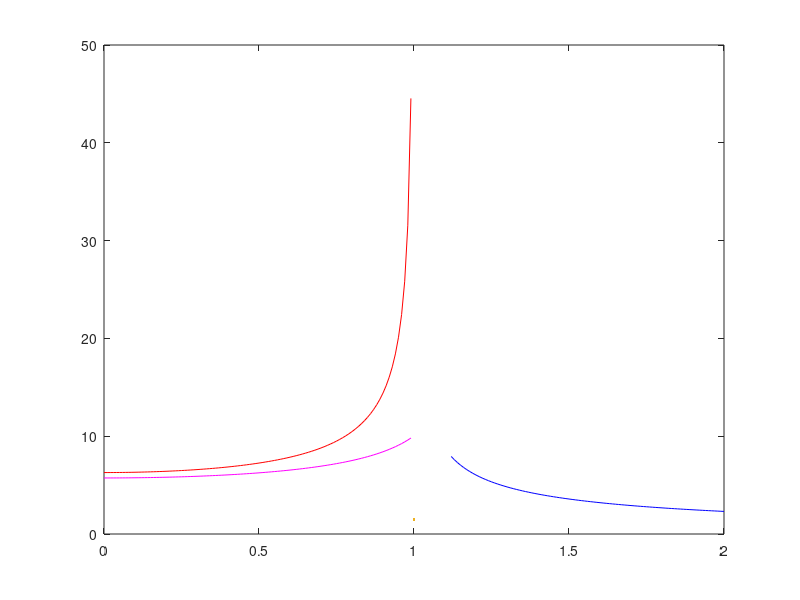

Write the MATLAB code that produced this figure. (Note: this script raises an error after producing the figure.)
clear
clc

AR = 8.77;          %aspect ratio
Cla = 6.74;         %lift curve slope of aerofoil
d = 6.34;           %diameter of fuselage
b = 65;             %wing span
S_exp = 440;        %exposed area
S_ref = 482;        %reference area
sweep = 26;         % sweep at max thickness pt.
le_sweep = 30;      %leading edge sweep

CLa1 = [];
CLa2 = [];
CLa3 = [];
M_list1 = [];
M_list2 = [];
for M = 0:0.01:2

    beta = (1 - M ^ 2) ^ 0.5;
    eta = Cla / (2 * pi); % remove the beta term as Cla has it already
    F = 1.07 * (1 + d / b) ^ 2;

    CLa_subsonic3 = 2 * pi * AR * S_exp * F / (2 + (4 + (AR * beta / eta)...
        ^ 2 *(1 + (tand(sweep) / beta) ^ 2)) ^ 0.5) / S_ref;
    CLa_subsonic = 2*pi/sqrt(1-M^2);
    CLa_supersonic = 4/sqrt(-1+M^2);

    if M < 1
        CLa1 = [CLa1 CLa_subsonic];
        CLa3 = [CLa3 CLa_subsonic3];
        M_list1 = [M_list1 M];
    elseif M > 1 / cosd(sweep)
        CLa2 = [CLa2, CLa_supersonic];
        M_list2 = [M_list2 M];
    end
end

figure
plot(M_list1, CLa1,"red", LineWidth=1.5);
hold on
plot(M_list2, CLa2,"blue", LineWidth=1.5);
plot(M_list1, CLa3,"magenta", LineWidth=1.5);
xline(0.83, LineWidth=1.5);
xlabel("M");
ylabel("CLa")
ylim([0 12]);
legend("Subsonic Theoretical","Supersonic Theoretical","Subsonic Raymer","Subsonic 2");
grid on




% drag prediction IN CRUISE

%=========================================================================

% CD0
% for smooth paint, k = 6.34e-6 m - so we are below the cutoff

% fuselage
Re = 434e6;
M = 0.83;
f = 80/6.34; % fineness ratio
Cf_fus = 0.455 / (log10(Re) ^ 2.58 * (1 + 0.144 * M^2) ^ 0.65);
FF_fus = 0.9 + 5 * f ^ -1.5 + f / 400; % form factor
S_wet_fus = 1.38e3;
CD0_fus = S_wet_fus / S_ref * Cf_fus * FF_fus;

% wings
Re = 40.1e6;
M = 0.83;
xc_max = 0.36; % x/c of max. thickness
tc_max = 0.14; % max thickness-to-chord ratio
Cf_w = 0.455 / (log10(Re) ^ 2.58 * (1 + 0.144 * M^2) ^ 0.65);
FF_w = (1 + 0.6/xc_max * tc_max + 100 * (tc_max) ^ 4) * ...
    (1.34 * M ^ 0.18 * cosd(sweep) ^ 0.28); % form factor
S_wet_w = S_exp * 2;
CD0_w = S_wet_w / S_ref * Cf_w * FF_w;

% hstab
Re = 22.8e6;
M = 0.83;
S_h = 51.7;
xc_max = 0.298; % x/c of max. thickness
tc_max = 0.12; % max thickness-to-chord ratio
Cf_h = 0.455 / (log10(Re) ^ 2.58 * (1 + 0.144 * M^2) ^ 0.65);
FF_h = (1 + 0.6/xc_max * tc_max + 100 * (tc_max) ^ 4) * ...
    (1.34 * M ^ 0.18 * cosd(sweep) ^ 0.28); % form factor
S_wet_h = S_h * 2.1;
CD0_h = S_wet_h / S_ref * Cf_h * FF_h;

% vstab
Re = 32.9e6;
M = 0.83;
S_v = 27.7;
xc_max = 0.3; % x/c of max. thickness
tc_max = 0.12; % max thickness-to-chord ratio
Cf_v = 0.455 / (log10(Re) ^ 2.58 * (1 + 0.144 * M^2) ^ 0.65);
FF_v = (1 + 0.6/xc_max * tc_max + 100 * (tc_max) ^ 4) * ...
    (1.34 * M ^ 0.18 * cosd(sweep) ^ 0.28); % form factor
S_wet_v = S_v * 2.1;
CD0_v = S_wet_v / S_ref * Cf_v * FF_v;

% nacelles
Re = 35.2e6;
M = 0.83;
f = 4.64; % fineness ratio
Q = 1.3; % nacelle-wing interference
S_wet_nac = 69.5 * 4; % approximate as a cylinder, and there are 4
Cf_nac = 0.455 / (log10(Re) ^ 2.58 * (1 + 0.144 * M^2) ^ 0.65);
FF_nac = 1 + 0.35 / f; % form factor
CD0_nac = S_wet_nac / S_ref * Cf_nac * FF_nac * Q;

% fuselage upsweep
A_fus = 31.6; % cross-sectional area
beta = 7 * pi/180; % upsweep angle (rad)
CD_upsweep = 3.83 * A_fus / S_ref * beta ^ 2.5;

% get clean CD0 (no gear or flaps)
CD0_clean = CD0_fus + CD0_w + CD0_h + CD0_v + CD0_nac + CD_upsweep;

% get CD changes from different configs:
% landing gear
A_uc_front = 13.9; % landing gear area from front - get a better value?
CD_uc = 2.25 * A_uc_front / S_ref;

% flaps
flap_extent = 0.65;
CD_flaps_TO = 0.0023 * flap_extent * 15; % 15deg for takeoff
CD_flaps_land = 0.0024 * flap_extent * 40; % 40deg for landing

% CDi
% we need to finish stability to get all these values i think

CL_cruise = 0.53;
AR_h = 5.88;
e = 0.85; %oswald efficiency factor
K = 1 / (pi * AR * e);
K_h = 1 / (pi * AR_h * e);
eta_h = 0.9; % tailplane efficiency
CL_h = 0; % we need stability analysis to get this one
CDi = K * CL_cruise ^ 2 + eta_h * K_h * CL_h ^ 2;

% also get the change in CDi from flaps

CDi_flaps = 0; % idk what k_h is so we can sort this out later




%=========================================================================

%IMPORTANT VALUES!!!!!
%CLa = 7.738 FOR THE WING FOR M = 0.83
